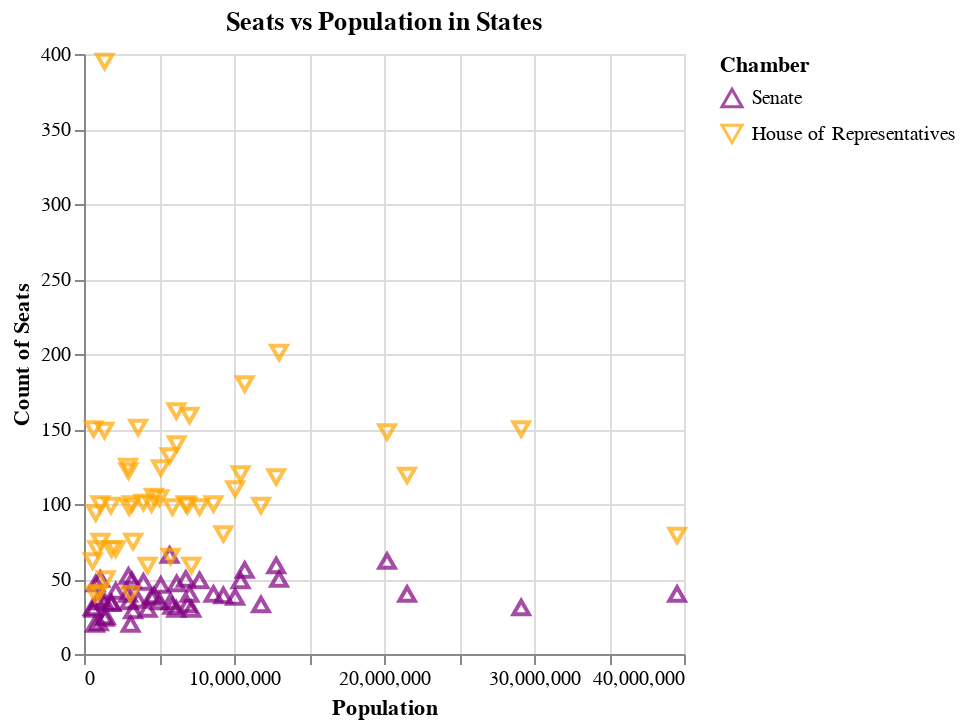

Notebook source saved alongside this figure:
### Markdown cell above
### 3.1 - Create Population vs. Seats Scatterplot

Create a new plot with two layers:

- Population on the X axis
- Number of seats on the Y axis
- Upper chamber points should be purple and use the 'triangle-up' shape.
- Lower chamber points should be orange and use the 'triangle-down' shape.
- Make a customization or two to your chart's default labels and axes, whatever you feel is appropriate.

Hint: You can layer two charts for this.

### Code cell
def scatter_pop_size():
    df = population_combined_df()
    #df['total_seats'] = df['upper'] + df['lower']

    sen = df[['state', 'population', 'upper']].rename(columns={'upper': 'seats'})
    sen['Chamber'] = 'Senate'
    house = df[['state', 'population', 'lower']].rename(columns={'lower': 'seats'})
    house['Chamber'] = 'House of Representatives'
    df_combined = pd.concat([sen, house])
    
    
    scatterplot = alt.Chart(df_combined).mark_point(size=60).encode(
        alt.X('population').title('Population'),
        alt.Y('seats').title('Count of Seats'),
        alt.Shape('Chamber', scale=alt.Scale(domain=['Senate', 'House of Representatives'], range=['triangle-up', 'triangle-down'])),
        alt.Color('Chamber', scale=alt.Scale(domain=['Senate', 'House of Representatives'], range=['purple', 'orange']))
    ).properties(
        title='Seats vs Population in States'
    )
    return scatterplot

scatter_pop_size()

### Figure 1 — Vega specification as saved in the notebook (floating-point values rounded to 4 significant figures)
{"$schema": "https://vega.github.io/schema/vega/v5.json", "data": [{"name": "source_0", "values": [{"Chamber": "Senate", "population": 5024294, "seats": 35}, {"Chamber": "Senate", "population": 733374, "seats": 20}, {"Chamber": "Senate", "population": 7157902, "seats": 30}, {"Chamber": "Senate", "population": 3011490, "seats": 35}, {"Chamber": "Senate", "population": 39538212, "seats": 40}, {"Chamber": "Senate", "population": 5773707, "seats": 35}, {"Chamber": "Senate", "population": 3605912, "seats": 36}, {"Chamber": "Senate", "population": 989946, "seats": 21}, {"Chamber": "Senate", "population": 21538216, "seats": 40}, {"Chamber": "Senate", "population": 10713771, "seats": 56}, {"Chamber": "Senate", "population": 1455274, "seats": 25}, {"Chamber": "Senate", "population": 1839117, "seats": 34}, {"Chamber": "Senate", "population": 12813469, "seats": 59}, {"Chamber": "Senate", "population": 6785442, "seats": 50}, {"Chamber": "Senate", "population": 3190427, "seats": 49}, {"Chamber": "Senate", "population": 2937835, "seats": 40}, {"Chamber": "Senate", "population": 4506297, "seats": 38}, {"Chamber": "Senate", "population": 4657785, "seats": 39}, {"Chamber": "Senate", "population": 1363177, "seats": 35}, {"Chamber": "Senate", "population": 6177253, "seats": 47}, {"Chamber": "Senate", "population": 7032933, "seats": 40}, {"Chamber": "Senate", "population": 10077674, "seats": 38}, {"Chamber": "Senate", "population": 5706804, "seats": 66}, {"Chamber": "Senate", "population": 2961306, "seats": 52}, {"Chamber": "Senate", "population": 6154889, "seats": 30}, {"Chamber": "Senate", "population": 1084244, "seats": 50}, {"Chamber": "Senate", "population": 3104617, "seats": 20}, {"Chamber": "Senate", "population": 1377524, "seats": 24}, {"Chamber": "Senate", "population": 9289039, "seats": 39}, {"Chamber": "Senate", "population": 2117525, "seats": 42}, {"Chamber": "Senate", "population": 20202320, "seats": 62}, {"Chamber": "Senate", "population": 10439459, "seats": 49}, {"Chamber": "Senate", "population": 779079, "seats": 47}, {"Chamber": "Senate", "population": 11799331, "seats": 33}, {"Chamber": "Senate", "population": 3959411, "seats": 48}, {"Chamber": "Senate", "population": 4237279, "seats": 30}, {"Chamber": "Senate", "population": 13002788, "seats": 50}, {"Chamber": "Senate", "population": 1097371, "seats": 37}, {"Chamber": "Senate", "population": 5118422, "seats": 46}, {"Chamber": "Senate", "population": 886668, "seats": 35}, {"Chamber": "Senate", "population": 6910786, "seats": 33}, {"Chamber": "Senate", "population": 29145459, "seats": 31}, {"Chamber": "Senate", "population": 3271614, "seats": 29}, {"Chamber": "Senate", "population": 643077, "seats": 30}, {"Chamber": "Senate", "population": 8631373, "seats": 40}, {"Chamber": "Senate", "population": 7705267, "seats": 49}, {"Chamber": "Senate", "population": 1793713, "seats": 34}, {"Chamber": "Senate", "population": 5893713, "seats": 32}, {"Chamber": "Senate", "population": 576850, "seats": 31}, {"Chamber": "House of Representatives", "population": 5024294, "seats": 104}, {"Chamber": "House of Representatives", "population": 733374, "seats": 40}, {"Chamber": "House of Representatives", "population": 7157902, "seats": 59}, {"Chamber": "House of Representatives", "population": 3011490, "seats": 98}, {"Chamber": "House of Representatives", "population": 39538212, "seats": 79}, {"Chamber": "House of Representatives", "population": 5773707, "seats": 65}, {"Chamber": "House of Representatives", "population": 3605912, "seats": 151}, {"Chamber": "House of Representatives", "population": 989946, "seats": 41}, {"Chamber": "House of Representatives", "population": 21538216, "seats": 119}, {"Chamber": "House of Representatives", "population": 10713771, "seats": 180}, {"Chamber": "House of Representatives", "population": 1455274, "seats": 50}, {"Chamber": "House of Representatives", "population": 1839117, "seats": 70}, {"Chamber": "House of Representatives", "population": 12813469, "seats": 118}, {"Chamber": "House of Representatives", "population": 6785442, "seats": 100}, {"Chamber": "House of Representatives", "population": 3190427, "seats": 100}, {"Chamber": "House of Representatives", "population": 2937835, "seats": 125}, {"Chamber": "House of Representatives", "population": 4506297, "seats": 100}, {"Chamber": "House of Representatives", "population": 4657785, "seats": 105}, {"Chamber": "House of Representatives", "population": 1363177, "seats": 149}, {"Chamber": "House of Representatives", "population": 6177253, "seats": 140}, {"Chamber": "House of Representatives", "population": 7032933, "seats": 159}, {"Chamber": "House of Representatives", "population": 10077674, "seats": 110}, {"Chamber": "House of Representatives", "population": 5706804, "seats": 132}, {"Chamber": "House of Representatives", "population": 2961306, "seats": 122}, {"Chamber": "House of Representatives", "population": 6154889, "seats": 162}, {"Chamber": "House of Representatives", "population": 1084244, "seats": 100}, {"Chamber": "House of Representatives", "population": 3104617, "seats": 40}, {"Chamber": "House of Representatives", "population": 1377524, "seats": 395}, {"Chamber": "House of Representatives", "population": 9289039, "seats": 80}, {"Chamber": "House of Representatives", "population": 2117525, "seats": 70}, {"Chamber": "House of Representatives", "population": 20202320, "seats": 148}, {"Chamber": "House of Representatives", "population": 10439459, "seats": 120}, {"Chamber": "House of Representatives", "population": 779079, "seats": 94}, {"Chamber": "House of Representatives", "population": 11799331, "seats": 99}, {"Chamber": "House of Representatives", "population": 3959411, "seats": 101}, {"Chamber": "House of Representatives", "population": 4237279, "seats": 59}, {"Chamber": "House of Representatives", "population": 13002788, "seats": 201}, {"Chamber": "House of Representatives", "population": 1097371, "seats": 75}, {"Chamber": "House of Representatives", "population": 5118422, "seats": 124}, {"Chamber": "House of Representatives", "population": 886668, "seats": 70}, {"Chamber": "House of Representatives", "population": 6910786, "seats": 99}, {"Chamber": "House of Representatives", "population": 29145459, "seats": 150}, {"Chamber": "House of Representatives", "population": 3271614, "seats": 75}, {"Chamber": "House of Representatives", "population": 643077, "seats": 150}, {"Chamber": "House of Representatives", "population": 8631373, "seats": 100}, {"Chamber": "House of Representatives", "population": 7705267, "seats": 98}, {"Chamber": "House of Representatives", "population": 1793713, "seats": 99}, {"Chamber": "House of Representatives", "population": 5893713, "seats": 98}, {"Chamber": "House of Representatives", "population": 576850, "seats": 62}]}, {"name": "source_0_x_domain_population", "values": [{"min": 576850, "max": 39538212}]}, {"name": "source_0_y_domain_seats", "values": [{"min": 20, "max": 395}]}], "marks": [{"type": "symbol", "name": "marks", "from": {"data": "source_0"}, "encode": {"update": {"size": {"value": 60}, "stroke": {"field": "Chamber", "scale": "color"}, "fill": {"value": "transparent"}, "x": {"field": "population", "scale": "x"}, "y": {"field": "seats", "scale": "y"}, "opacity": {"value": 0.7}, "shape": {"field": "Chamber", "scale": "shape"}}}, "style": ["point"]}], "scales": [{"name": "x", "type": "linear", "domain": [{"signal": "(data(\"source_0_x_domain_population\")[0] || {}).min"}, {"signal": "(data(\"source_0_x_domain_population\")[0] || {}).max"}], "range": [0, {"signal": "width"}], "nice": true, "zero": true}, {"name": "y", "type": "linear", "domain": [{"signal": "(data(\"source_0_y_domain_seats\")[0] || {}).min"}, {"signal": "(data(\"source_0_y_domain_seats\")[0] || {}).max"}], "range": [{"signal": "height"}, 0], "zero": true, "nice": true}, {"name": "color", "type": "ordinal", "domain": ["Senate", "House of Representatives"], "range": ["purple", "orange"]}, {"name": "shape", "type": "ordinal", "domain": ["Senate", "House of Representatives"], "range": ["triangle-up", "triangle-down"]}], "axes": [{"scale": "x", "domain": false, "labels": false, "grid": true, "zindex": 0, "minExtent": 0, "maxExtent": 0, "tickCount": {"signal": "ceil(width/40)"}, "ticks": false, "orient": "bottom", "gridScale": "y", "aria": false}, {"scale": "y", "ticks": false, "aria": false, "tickCount": {"signal": "ceil(height/40)"}, "maxExtent": 0, "gridScale": "x", "grid": true, "zindex": 0, "domain": false, "orient": "left", "labels": false, "minExtent": 0}, {"scale": "x", "title": "Population", "zindex": 0, "orient": "bottom", "labelFlush": true, "grid": false, "tickCount": {"signal": "ceil(width/40)"}, "labelOverlap": true}, {"scale": "y", "orient": "left", "grid": false, "title": "Count of Seats", "tickCount": {"signal": "ceil(height/40)"}, "zindex": 0, "labelOverlap": true}], "title": {"text": "Seats vs Population in States", "frame": "group"}, "padding": 5, "background": "white", "height": 300, "width": 300, "style": "cell", "legends": [{"stroke": "color", "symbolType": "circle", "title": "Chamber", "encode": {"symbols": {"update": {"fill": {"value": "transparent"}, "opacity": {"value": 0.7}}}}, "shape": "shape"}]}
